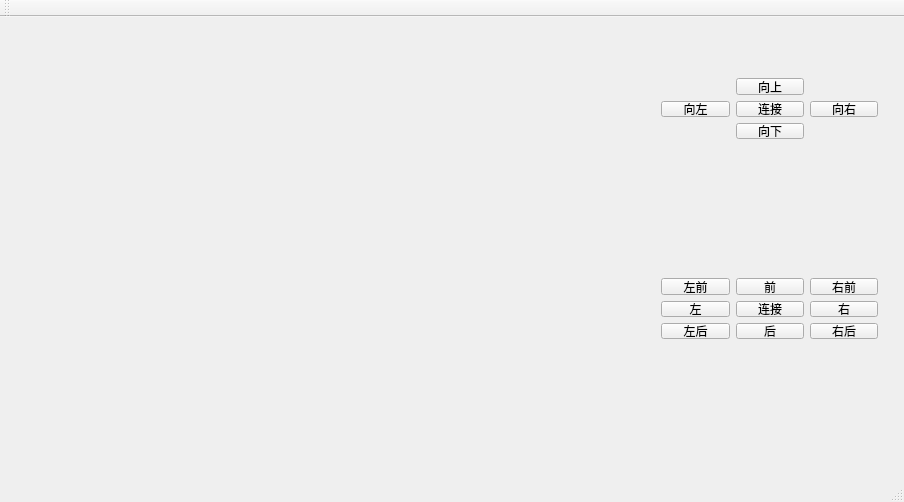
<?xml version="1.0" encoding="UTF-8"?>
<ui version="4.0">
 <class>MainWindow</class>
 <widget class="QMainWindow" name="MainWindow">
  <property name="geometry">
   <rect>
    <x>0</x>
    <y>0</y>
    <width>904</width>
    <height>502</height>
   </rect>
  </property>
  <property name="windowTitle">
   <string>MainWindow</string>
  </property>
  <widget class="QWidget" name="centralWidget">
   <widget class="QLabel" name="label">
    <property name="geometry">
     <rect>
      <x>40</x>
      <y>30</y>
      <width>561</width>
      <height>351</height>
     </rect>
    </property>
    <property name="text">
     <string/>
    </property>
   </widget>
   <widget class="QWidget" name="">
    <property name="geometry">
     <rect>
      <x>650</x>
      <y>250</y>
      <width>239</width>
      <height>83</height>
     </rect>
    </property>
    <layout class="QGridLayout" name="gridLayout">
     <item row="2" column="1">
      <widget class="QPushButton" name="pushButtonCARBACK">
       <property name="text">
        <string>后</string>
       </property>
      </widget>
     </item>
     <item row="0" column="0">
      <widget class="QPushButton" name="pushButtonCARLF">
       <property name="text">
        <string>左前</string>
       </property>
      </widget>
     </item>
     <item row="1" column="2">
      <widget class="QPushButton" name="pushButtonCARRIGHT">
       <property name="text">
        <string>右</string>
       </property>
      </widget>
     </item>
     <item row="2" column="0">
      <widget class="QPushButton" name="pushButtonCARLB">
       <property name="text">
        <string>左后</string>
       </property>
      </widget>
     </item>
     <item row="2" column="2">
      <widget class="QPushButton" name="pushButtonCARRB">
       <property name="text">
        <string>右后</string>
       </property>
      </widget>
     </item>
     <item row="1" column="1">
      <widget class="QPushButton" name="pushButtonCAR">
       <property name="text">
        <string>连接</string>
       </property>
      </widget>
     </item>
     <item row="1" column="0">
      <widget class="QPushButton" name="pushButtonCARLEFT">
       <property name="text">
        <string>左</string>
       </property>
      </widget>
     </item>
     <item row="0" column="1">
      <widget class="QPushButton" name="pushButtonCARFRONT">
       <property name="text">
        <string>前</string>
       </property>
      </widget>
     </item>
     <item row="0" column="2">
      <widget class="QPushButton" name="pushButtonCARRF">
       <property name="text">
        <string>右前</string>
       </property>
      </widget>
     </item>
    </layout>
   </widget>
   <widget class="QWidget" name="">
    <property name="geometry">
     <rect>
      <x>650</x>
      <y>50</y>
      <width>239</width>
      <height>83</height>
     </rect>
    </property>
    <layout class="QGridLayout" name="gridLayout_2">
     <item row="0" column="1">
      <widget class="QPushButton" name="pushButton_UP">
       <property name="text">
        <string>向上</string>
       </property>
      </widget>
     </item>
     <item row="1" column="0">
      <widget class="QPushButton" name="pushButton_LEFT">
       <property name="text">
        <string>向左</string>
       </property>
      </widget>
     </item>
     <item row="1" column="1">
      <widget class="QPushButton" name="pushButtonConnect">
       <property name="text">
        <string>连接</string>
       </property>
      </widget>
     </item>
     <item row="1" column="2">
      <widget class="QPushButton" name="pushButton_RIGHT">
       <property name="text">
        <string>向右</string>
       </property>
      </widget>
     </item>
     <item row="2" column="1">
      <widget class="QPushButton" name="pushButton_DOWN">
       <property name="text">
        <string>向下</string>
       </property>
      </widget>
     </item>
    </layout>
   </widget>
  </widget>
  <widget class="QMenuBar" name="menuBar">
   <property name="geometry">
    <rect>
     <x>0</x>
     <y>0</y>
     <width>904</width>
     <height>23</height>
    </rect>
   </property>
  </widget>
  <widget class="QToolBar" name="mainToolBar">
   <attribute name="toolBarArea">
    <enum>TopToolBarArea</enum>
   </attribute>
   <attribute name="toolBarBreak">
    <bool>false</bool>
   </attribute>
  </widget>
  <widget class="QStatusBar" name="statusBar"/>
 </widget>
 <layoutdefault spacing="6" margin="11"/>
 <resources/>
 <connections/>
</ui>
